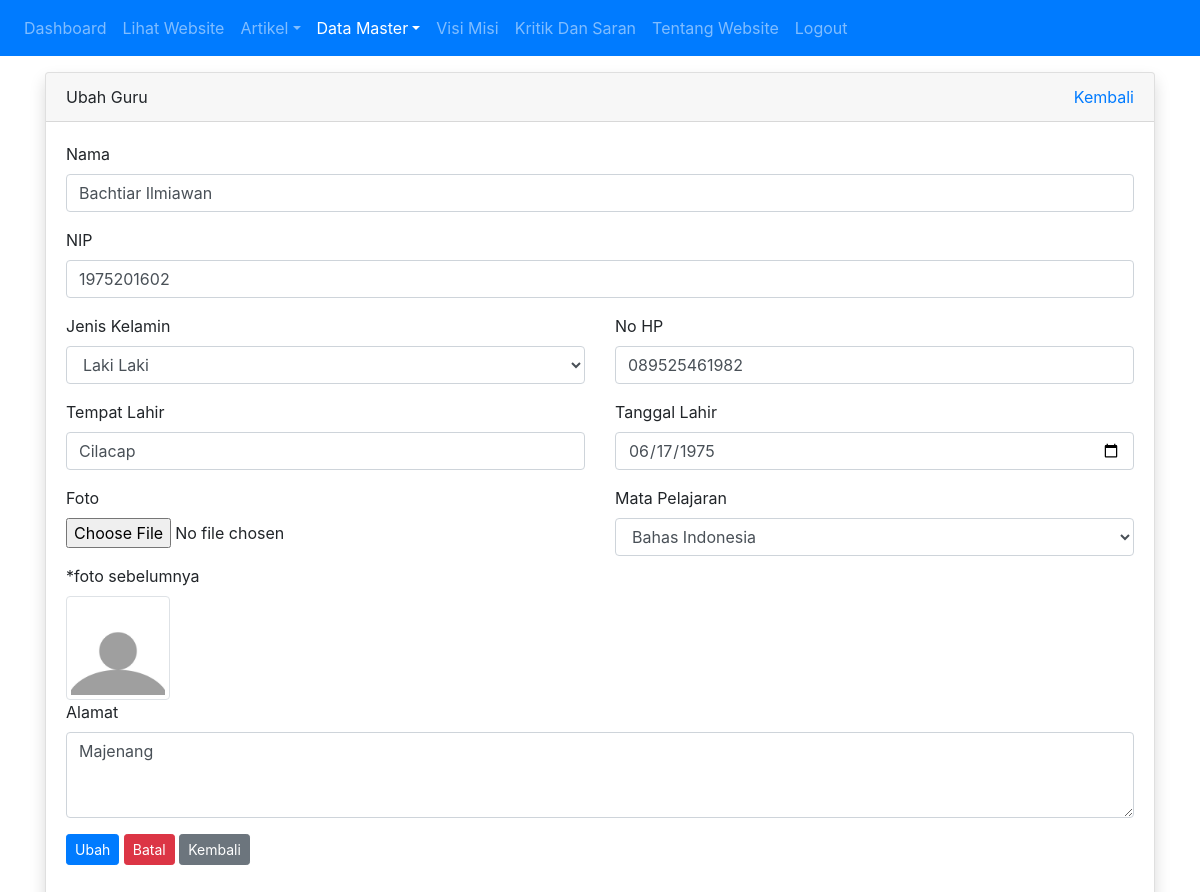
The app's page /admin/guru/ubah.php?id=7 (signed in) with its own data.
### tables this page shows
CREATE TABLE `tbl_guru` (
  `id` int(11) NOT NULL,
  `nama` varchar(100) DEFAULT NULL,
  `nip` int(10) DEFAULT NULL,
  `jenis_kelamin` enum('L','P') DEFAULT NULL,
  `no_hp` varchar(12) DEFAULT NULL,
  `tempat_lahir` varchar(50) DEFAULT NULL,
  `tanggal_lahir` date DEFAULT NULL,
  `id_mapel` int(11) DEFAULT NULL,
  `alamat` varchar(100) DEFAULT NULL,
  `foto` varchar(100) DEFAULT NULL
);

CREATE TABLE `tbl_mapel` (
  `id` int(11) NOT NULL,
  `kode_mapel` varchar(255) NOT NULL,
  `mapel` varchar(255) NOT NULL,
  `id_jurusan` int(11) NOT NULL
);

### admin/guru/ubah.php (the view, shortened to what this page needs)
<?php
require_once '../../koneksi.php';
$id = $_GET['id'];
$query = mysqli_query($koneksi, "SELECT * FROM tbl_guru WHERE id = $id");
$guru = mysqli_fetch_assoc($query);
$query_mapel = mysqli_query($koneksi, "SELECT id, mapel FROM tbl_mapel");
?>
<!DOCTYPE html>
<html>
<head>
	<link rel="stylesheet" href="../../resources/css/bootstrap.min.css">
</head>
<body>
	<?php require_once '../navbar.php'; ?>
	<div class="container mt-3">
		<div class="row">
			<div class="col">
				<div class="card shadow">
					<div class="card-header">
						<div class="clearfix">
							<div class="float-left">
								Ubah Guru
							</div>
							<div class="float-right">
								<a href="index.php">Kembali</a>
							</div>
						</div>
					</div>
					<div class="card-body">
						<form method="POST" action="proses_ubah.php?id=<?= $guru['id'] ?>" enctype="multipart/form-data">
							<div class="form-group">
								<label for="nama">Nama</label>
								<input type="text" value="<?= $guru['nama'] ?>" class="form-control" id="nama" placeholder="nama" autocomplete="off" required="required" name="nama">
							</div>
							<div class="form-group">
								<label for="nip">NIP</label>
								<input type="number" value="<?= $guru['nip'] ?>" class="form-control" id="nip" placeholder="nip" autocomplete="off" required="required" name="nip">
							</div>
							<div class="row">
								<div class="col">
									<div class="form-group">
										<label for="jenis_kelamin">Jenis Kelamin</label>
										<select name="jenis_kelamin" id="jenis_kelamin" class="form-control">
											<option value="L" <?= $guru['jenis_kelamin'] == 'L' ? 'selected' : '' ?>>Laki Laki</option>
										</select>
									</div>
								</div>
								<div class="col">
									<div class="form-group">
										<label for="no_hp">No HP</label>
										<input type="text" value="<?= $guru['no_hp'] ?>" class="form-control" id="no_hp" placeholder="no hp" autocomplete="off" required="required" name="no_hp">
									</div>
								</div>
							</div>
							<div class="row">
								<div class="col">
									<div class="form-group">
										<label for="tempat_lahir">Tempat Lahir</label>
										<input type="text" value="<?= $guru['tempat_lahir'] ?>" class="form-control" id="tempat_lahir" placeholder="tempat lahir" autocomplete="off" required="required" name="tempat_lahir">
									</div>
								</div>
								<div class="col">
									<div class="form-group">
										<label for="tanggal_lahir">Tanggal Lahir</label>
										<input type="date" value="<?= $guru['tanggal_lahir'] ?>" class="form-control" id="tanggal_lahir" placeholder="tanggal_lahir" autocomplete="off" required="required" name="tanggal_lahir">
									</div>
								</div>
							</div>
							<div class="row">
								<div class="col">
									<div class="form-group">
										<label for="foto">Foto</label>
										<input type="file" class="form-control-file mb-2" id="foto" autocomplete="off" name="foto">
									</div>
									*foto sebelumnya <br>
									<img src="../../images/guru/<?= $guru['foto'] ?>" alt="" width="20%" class="img-thumbnail mt-2">
								</div>
								<div class="col">
								<div class="form-group">
								<label for="mapel">Mata Pelajaran</label>
								<select name="mapel" id="mapel" class="form-control">
									<?php while($row = mysqli_fetch_assoc($query_mapel)) : ?>
										<option value="<?= $row['id'] ?>" <?= $guru['id_mapel'] == $row['id'] ? 'selected' : '' ?>><?= $row['mapel'] ?></option>
									<?php endwhile; ?>
								</select>
							</div>
								</div>
							</div>
							<div class="form-group">
								<label for="alamat">Alamat</label>
								<textarea name="alamat" id="alamat" cols="30" rows="3" class="form-control"><?= $guru['alamat'] ?></textarea>
							</div>
							<div class="form-group">
								<button type="submit" class="btn btn-sm btn-primary" name="ubah">Ubah</button>
								<button type="reset" class="btn btn-sm btn-danger" onclick="return confirm('apakah anda yakin?')">Batal</button>
								<a href="index.php" class="btn btn-sm btn-secondary">Kembali</a>
							</div>
						</form>
					</div>
				</div>
			</div>
		</div>
	</div>
</body>
</html>

### records on screen
tbl_guru: nama "Bachtiar Ilmiawan", nip "1975201602", jenis_kelamin "Laki Laki", no_hp "089525461982", tempat_lahir "Cilacap", tanggal_lahir "06/17/1975", foto (picture), mapel "Bahas Indonesia", alamat "Majenang"
